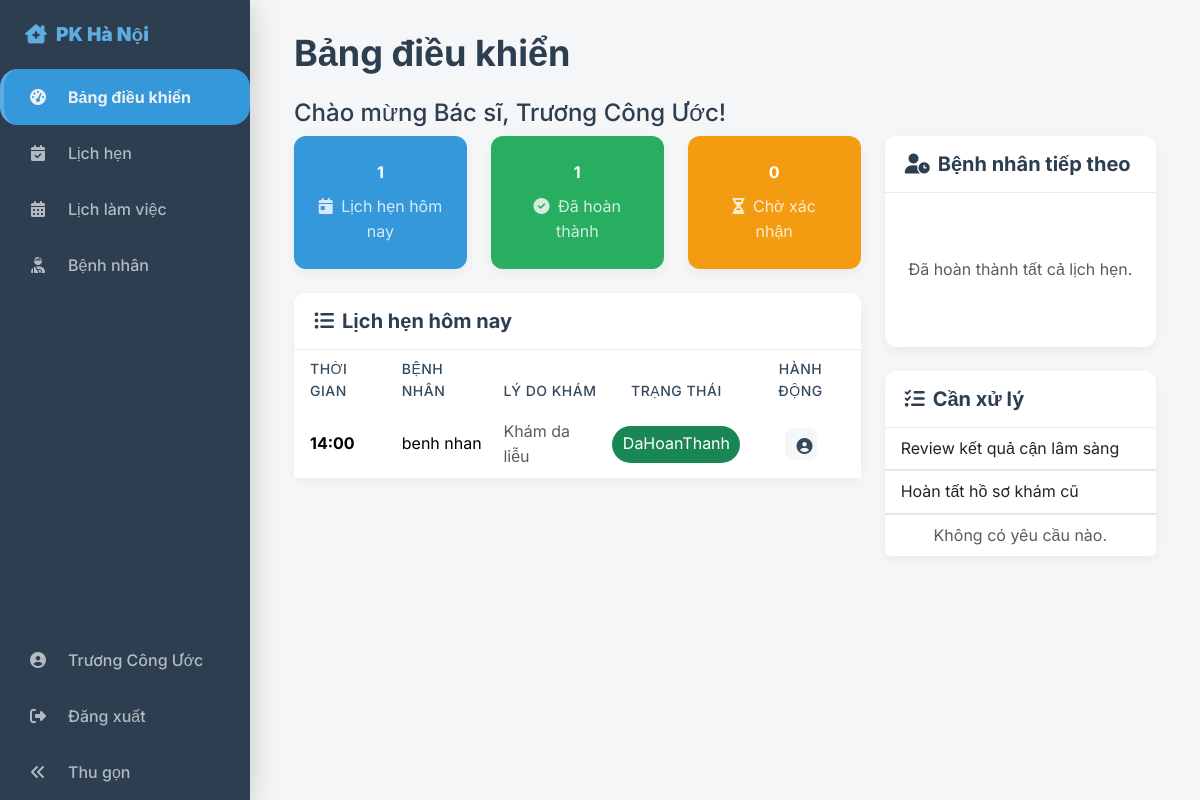
/doctor/dashboard (signed in), run on the app's committed database.
### tables this page shows
CREATE TABLE `bacsi` (
  `BacSiID` int(11) NOT NULL,
  `UserID` int(11) NOT NULL,
  `ChuyenKhoaID` int(11) DEFAULT NULL,
  `MoTa` text DEFAULT NULL,
  `KinhNghiem` varchar(255) DEFAULT NULL
);

CREATE TABLE `nguoidung` (
  `UserID` int(11) NOT NULL,
  `HoTen` varchar(100) NOT NULL,
  `Email` varchar(100) NOT NULL,
  `MatKhau` varchar(255) NOT NULL,
  `SoDienThoai` varchar(15) DEFAULT NULL,
  `VaiTro` enum('BacSi','BenhNhan','QuanTri') NOT NULL DEFAULT 'BenhNhan',
  `NgayTao` datetime DEFAULT current_timestamp(),
  `HoatDong` tinyint(1) DEFAULT 1
);

CREATE TABLE `lichkham` (
  `LichKhamID` int(11) NOT NULL,
  `BacSiID` int(11) NOT NULL,
  `BenhNhanID` int(11) NOT NULL,
  `ThoiGianKham` datetime NOT NULL,
  `TrangThai` enum('ChoXacNhan','DaXacNhan','DaHoanThanh','DaHuy') NOT NULL DEFAULT 'ChoXacNhan',
  `LyDoKham` text DEFAULT NULL,
  `GhiChuCuaBacSi` text DEFAULT NULL,
  `NgayDatLich` datetime DEFAULT current_timestamp(),
  `TrieuChung` text DEFAULT NULL,
  `ChuanDoan` text DEFAULT NULL,
  `PhacDoDieuTri` text DEFAULT NULL,
  `LoiDanKeDon` text DEFAULT NULL,
  `NgayTaiKham` date DEFAULT NULL
);

CREATE TABLE `benhnhan` (
  `BenhNhanID` int(11) NOT NULL,
  `UserID` int(11) DEFAULT NULL,
  `HoTen` varchar(100) NOT NULL,
  `NgaySinh` date DEFAULT NULL,
  `GioiTinh` enum('Nam','Nữ','Khác') DEFAULT NULL,
  `SoDienThoai` varchar(15) NOT NULL,
  `DiaChi` varchar(255) DEFAULT NULL,
  `NgayTaoHoSo` datetime DEFAULT current_timestamp()
);

### app/Controllers/DoctorController.php (called while the page is built, shortened)
<?php
class DoctorController extends BaseController
{
    public function dashboard()
    {
        $doctorModel = new Doctor();
        $doctorInfo = $doctorModel->findByUserId($_SESSION['user']['UserID']);
        $doctorId = $doctorInfo['BacSiID'];
        $appointmentModel = new Appointment();
        $today = date('Y-m-d');
        $appointments = $appointmentModel->getAppointmentsForDoctorByDate($doctorId, $today, true);
        $stats = [
            'total' => count($appointments),
            'completed' => 0,
            'pending_confirmation' => 0,
        ];
        $upcomingAppointments = [];
        foreach ($appointments as $apt) {
            if ($apt['TrangThai'] === 'DaHoanThanh') {
                $stats['completed']++;
            }
        }
        $nextPatient = !empty($upcomingAppointments) ? $upcomingAppointments[0] : null;
        $this->render('dashboards/doctor', [
            'title' => 'Bảng điều khiển',
            'user' => $_SESSION['user'],
            'stats' => $stats,
            'appointments' => $appointments,
            'nextPatient' => $nextPatient,
            'upcomingAppointments' => $upcomingAppointments
        ], 'doctor_layout');
    }
}

### core/Router.php (called while the page is built, shortened)
<?php
class Router
{
    protected array $routes = [
        'GET' => [],
        'POST' => []
    ];
    public function dispatch(string $uri, string $requestMethod)
    {
        foreach ($this->routes[$requestMethod] as $route => $action) {
            if (preg_match($route, $uri, $matches)) {
                [$controller, $method] = explode('@', $action);
                $controller = "App\\Controllers\\{$controller}";
                $params = array_filter($matches, 'is_string', ARRAY_FILTER_USE_KEY);
                return $this->callAction($controller, $method, $params);
            }
        }
        throw new Exception("Không tìm thấy route cho URI: {$uri}");
    }
    protected function callAction(string $controller, string $method, array $params = []): mixed
    {
        $controllerInstance = new $controller();
        return $controllerInstance->$method(...array_values($params));
    }
    private function addRoute(string $method, string $uri, string $action): void
    {
        $uri = preg_replace('/\{([a-zA-Z0-9_]+)\}/', '(?P<$1>[^/]+)', $uri);
        $uri = '#^' . $uri . '$#';
        $this->routes[$method][$uri] = $action;
    }
}

### public/index.php (called while the page is built, shortened)
<?php
try {
    Router::load(__DIR__ . '/../routes.php')
          ->dispatch(Request::uri(), Request::method());
} catch (Exception $e) {
    echo '<h1>Lỗi</h1>';
    echo '<p>' . $e->getMessage() . '</p>';
}

### app/Models/BaseModel.php (called while the page is built, shortened)
<?php
abstract class BaseModel
{
    protected PDO $pdo;
    public function __construct()
    {
        $this->pdo = Database::getInstance()->getConnection();
    }
    protected function query(string $sql, array $params = []): PDOStatement|false
    {
        $stmt = $this->pdo->prepare($sql);
        $stmt->execute($params);
        return $stmt;
    }
}

### config/database.php (called while the page is built)
<?php
return [
    'host' => '127.0.0.1',
    'name' => 'doan1',
    'user' => 'root',
    'pass' => '',
    'port' => 3306,
    'charset' => 'utf8mb4'
];

### core/Database.php (called while the page is built, shortened)
<?php
class Database
{
    private static ?Database $instance = null;
    public PDO $pdo;
    private function __construct()
    {
        $config = require_once __DIR__ . '/../config/database.php';
        $dsn = "mysql:host={$config['host']};port={$config['port']};dbname={$config['name']};charset={$config['charset']}";
        $options = [
            PDO::ATTR_ERRMODE            => PDO::ERRMODE_EXCEPTION,
            PDO::ATTR_DEFAULT_FETCH_MODE => PDO::FETCH_ASSOC,
            PDO::ATTR_EMULATE_PREPARES   => false,
        ];
        try {
            $this->pdo = new PDO($dsn, $config['user'], $config['pass'], $options);
        } catch (PDOException $e) {
            die('Lỗi kết nối Cơ sở dữ liệu: ' . $e->getMessage());
        }
    }
    public static function getInstance(): Database
    {
        if (self::$instance === null) {
            self::$instance = new self();
        }
        return self::$instance;
    }
    public function getConnection(): PDO
    {
        return $this->pdo;
    }
}

### app/Models/Doctor.php (called while the page is built, shortened)
<?php
class Doctor extends BaseModel
{
    protected string $table = 'bacsi';
    public function findByUserId(int $userId): array|false
    {
        $sql = "SELECT
                    u.UserID, u.HoTen, u.Email, u.SoDienThoai,
                    b.BacSiID, b.MoTa, b.KinhNghiem,
                    c.TenChuyenKhoa
                FROM {$this->table} AS b
                JOIN nguoidung AS u ON b.UserID = u.UserID
                LEFT JOIN chuyenkhoa AS c ON b.ChuyenKhoaID = c.ChuyenKhoaID
                WHERE b.UserID = :userId";
        $stmt = $this->pdo->prepare($sql);
        $stmt->bindParam(':userId', $userId, PDO::PARAM_INT);
        $stmt->execute();
        return $stmt->fetch(PDO::FETCH_ASSOC);
    }
}

### app/Models/Appointment.php (called while the page is built, shortened)
<?php
class Appointment extends BaseModel
{
    protected string $table = 'lichkham';
    public function getAppointmentsForDoctorByDate(int $doctorId, string $date, bool $withPatientDetails = false): array
    {
        $startOfDay = $date . ' 00:00:00';
        $endOfDay = $date . ' 23:59:59';
        $selectClause = $withPatientDetails
            ? "lk.*, bn.HoTen AS TenBenhNhan, bn.NgaySinh, bn.GioiTinh"
            : "lk.*";
        $sql = "SELECT {$selectClause}
                FROM {$this->table} AS lk";
        if ($withPatientDetails) {
            $sql .= " JOIN benhnhan AS bn ON lk.BenhNhanID = bn.BenhNhanID";
        }
        $sql .= " WHERE lk.BacSiID = ? AND lk.ThoiGianKham BETWEEN ? AND ?
                  ORDER BY lk.ThoiGianKham ASC";
        $stmt = $this->query($sql, [$doctorId, $startOfDay, $endOfDay]);
        return $stmt->fetchAll(\PDO::FETCH_ASSOC);
    }
}

### app/Views/dashboards/doctor.php (the view, shortened to what this page needs)
<h2>Chào mừng Bác sĩ, <?= htmlspecialchars($user['HoTen']) ?>!</h2>
<?php
function get_status_badge($status) {
    switch ($status) {
        case 'DaHoanThanh': return 'bg-success';
    }
}
?>
<div class="row g-4">
    <div class="col-lg-8">
        <div class="row mb-4">
            <div class="col-md-4">
                <div class="card text-white stat-card bg-accent-1 h-100">
                    <div class="card-body text-center">
                        <div class="display-4 fw-bold"><?= $stats['total'] ?></div>
                        <div class="mt-2 stat-icon"><i class="fas fa-calendar-day me-1"></i> Lịch hẹn hôm nay</div>
                    </div>
                </div>
            </div>
            <div class="col-md-4">
                <div class="card text-white stat-card bg-success-custom h-100">
                    <div class="card-body text-center">
                        <div class="display-4 fw-bold"><?= $stats['completed'] ?></div>
                        <div class="mt-2 stat-icon"><i class="fas fa-check-circle me-1"></i> Đã hoàn thành</div>
                    </div>
                </div>
            </div>
            <div class="col-md-4">
                <a href="/doctor/appointments?status=ChoXacNhan" class="text-decoration-none">
                    <div class="card text-white stat-card bg-warning-custom h-100">
                        <div class="card-body text-center">
                            <div class="display-4 fw-bold"><?= $stats['pending_confirmation'] ?></div>
                            <div class="mt-2 stat-icon"><i class="fas fa-hourglass-half me-1"></i> Chờ xác nhận</div>
                        </div>
                    </div>
                </a>
            </div>
        </div>
        <div class="card">
            <div class="card-header">
                <h5 class="mb-0"><i class="fas fa-list-ul me-2"></i>Lịch hẹn hôm nay</h5>
            </div>
            <div class="card-body p-0">
                <div class="table-responsive">
                    <table class="table table-hover align-middle mb-0 table-dashboard">
                        <thead>
                            <tr>
                                <th class="ps-3">Thời gian</th>
                                <th>Bệnh nhân</th>
                                <th>Lý do khám</th>
                                <th class="text-center">Trạng thái</th>
                                <th class="text-center pe-3">Hành động</th>
                            </tr>
                        </thead>
                        <tbody>
                            <?php if (empty($appointments)): ?>
                                <tr><td colspan="5" class="text-center text-muted py-5">Không có lịch hẹn nào hôm nay.</td></tr>
                            <?php else: ?>
                                <?php foreach ($appointments as $apt): ?>
                                    <tr>
                                        <td class="fw-bold ps-3"><?= date('H:i', strtotime($apt['ThoiGianKham'])) ?></td>
                                        <td><?= htmlspecialchars($apt['TenBenhNhan']) ?></td>
                                        <td class="text-muted"><?= htmlspecialchars($apt['LyDoKham']) ?></td>
                                        <td class="text-center"><span class="badge rounded-pill <?= get_status_badge($apt['TrangThai']) ?>"><?= htmlspecialchars($apt['TrangThai']) ?></span></td>
                                        <td class="text-center pe-3">
                                            <a href="#" class="btn btn-action" title="Xem hồ sơ"><i class="fas fa-user-circle"></i></a>
                                        </td>
                                    </tr>
                                <?php endforeach; ?>
                            <?php endif; ?>
                        </tbody>
                    </table>
                </div>
            </div>
        </div>
    </div>
    <div class="col-lg-4">
        <div class="card next-patient-widget mb-4">
            <div class="card-header">
                <h5 class="mb-0"><i class="fas fa-user-clock me-2"></i>Bệnh nhân tiếp theo</h5>
            </div>
            <div class="card-body">
                <?php if ($nextPatient): ?>
                    <div class="text-center">
                        <i class="fas fa-user-circle patient-avatar"></i>
                        <h5 class="mb-1 mt-2 patient-name"><?= htmlspecialchars($nextPatient['TenBenhNhan']) ?></h5>
                        <p class="mb-1"><strong>Giờ hẹn:</strong> <?= date('H:i', strtotime($nextPatient['ThoiGianKham'])) ?></p>
                        <p class="mb-3 text-muted"><strong>Lý do:</strong> <?= htmlspecialchars($nextPatient['LyDoKham']) ?></p>
                    </div>
                    <hr>
                    <div>
                        <h6><i class="fas fa-exclamation-triangle text-danger me-1"></i> Lưu ý quan trọng:</h6>
                        <ul class="list-unstyled text-muted small">
                            <li><span class="text-danger">❗</span> Dị ứng: (cần truy vấn)</li>
                            <li><span class="text-warning">⚠️</span> Bệnh nền: (cần truy vấn)</li>
                        </ul>
                    </div>
                    <div class="d-grid mt-3">
                        <a href="#" class="btn btn-primary">Xem đầy đủ hồ sơ</a>
                    </div>
                <?php else: ?>
                    <p class="text-muted text-center mb-0 py-5">Đã hoàn thành tất cả lịch hẹn.</p>
                <?php endif; ?>
            </div>
        </div>
        <div class="card todo-list">
            <div class="card-header">
                <h5 class="mb-0"><i class="fas fa-tasks me-2"></i>Cần xử lý</h5>
            </div>
            <div class="list-group list-group-flush">
                <a href="#" class="list-group-item list-group-item-action">Review kết quả cận lâm sàng</a>
                <a href="#" class="list-group-item list-group-item-action">Hoàn tất hồ sơ khám cũ</a>
                 <?php if($stats['pending_confirmation'] == 0): ?>
                    <div class="list-group-item text-muted text-center">Không có yêu cầu nào.</div>
                <?php endif; ?>
            </div>
        </div>
    </div>
</div>

### public/css/doctor_style.css (style rules this page uses)
:root { --primary: #2C3E50; --accent1: #3498DB; --accent2: #5DADE2; --background: #F4F6F7; --error: #E74C3C; --text-light: #ECF0F1; --text-dark: #34495E; }
body { overflow-x: hidden; background-color: var(--background); font-family: 'Inter', sans-serif; color: var(--text-dark); margin: 0; }
#page-content-wrapper h1, #page-content-wrapper h2, #page-content-wrapper h3 { font-weight: 700; color: var(--primary); }
#page-content-wrapper h2 { font-size: 24px; font-weight: 500; }
#page-content-wrapper p, #page-content-wrapper div, #page-content-wrapper span, #page-content-wrapper td, #page-content-wrapper li { font-weight: 400; font-size: 16px; line-height: 1.6; }
.card { border: none; border-radius: 12px; box-shadow: 0 4px 12px rgba(0, 0, 0, 0.05); transition: transform 0.2s ease-in-out, box-shadow 0.2s ease-in-out; background-color: #fff; }
.card-header { background-color: #fff; border-bottom: 1px solid #e9ecef; border-radius: 12px 12px 0 0 !important; padding: 1rem 1.25rem; }
.card-header h5 { color: var(--primary); font-weight: 700; }
.display-4 { font-size: 2.75rem; }
.stat-card .card-body { padding: 1.5rem; }
.stat-card .stat-icon { font-size: 1.2rem; opacity: 0.8; }
.stat-card.bg-accent-1 { background-color: var(--accent1); }
.stat-card.bg-success-custom { background-color: #27AE60; }
.stat-card.bg-warning-custom { background-color: #F39C12; }
.table-dashboard thead { background-color: var(--background); }
.table-dashboard th { font-weight: 500; color: var(--text-dark); border: none; font-size: 14px; text-transform: uppercase; letter-spacing: 0.5px; }
.table-dashboard tbody tr { border-bottom: 1px solid var(--background); }
.table-dashboard tbody tr:last-child { border-bottom: none; }
.table-dashboard td { vertical-align: middle; border: none; }
.table-dashboard .btn-action { background-color: var(--background); color: var(--text-dark); border: none; width: 32px; height: 32px; border-radius: 8px; transition: all 0.2s ease; }
.todo-list .list-group-item { border-left: 0; border-right: 0; border-top: 1px solid #e9ecef; }
.todo-list .list-group-item:first-child { border-top: 0; }

### data on the page
bacsi: UserID.HoTen "Trương Công Ước"
lichkham: ThoiGianKham "14:00", BenhNhanID.HoTen "benh nhan", LyDoKham "Khám da liễu", TrangThai "DaHoanThanh"

### other printed values
$_SESSION['user']['HoTen'] "Trương Công Ước"
$title "Bảng điều khiển"
$stats['total'] "1"
$stats['completed'] "1"
$stats['pending_confirmation'] "0"
